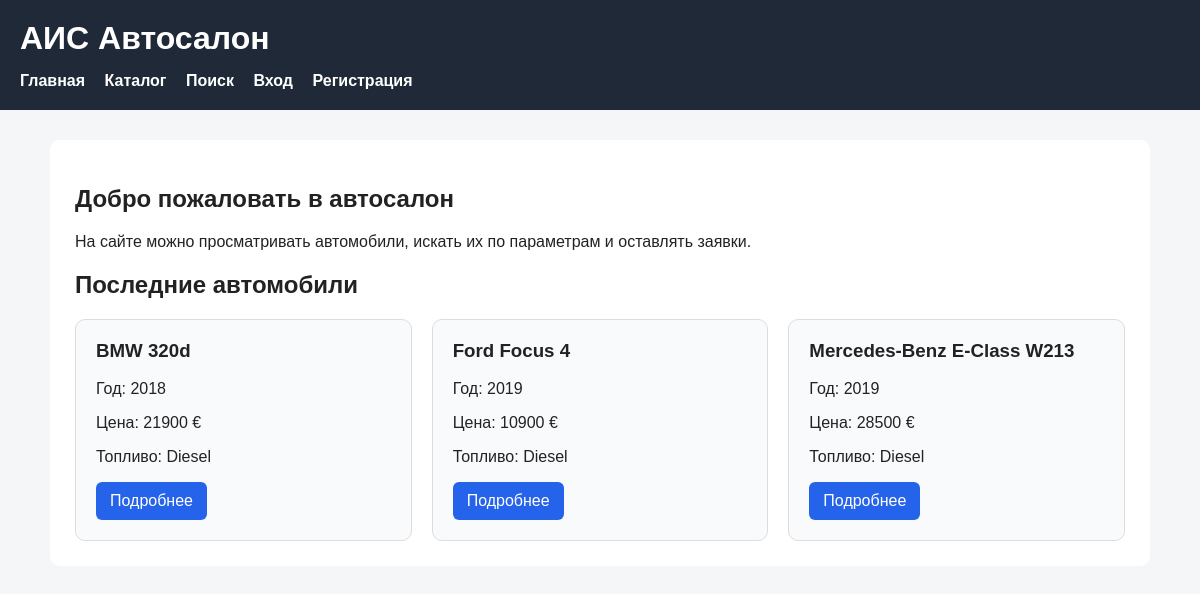
The page / on the database its author committed.
### tables this page shows
CREATE TABLE cars (
    id INTEGER PRIMARY KEY AUTOINCREMENT,
    brand TEXT NOT NULL,
    model TEXT NOT NULL,
    year INTEGER NOT NULL,
    price REAL NOT NULL,
    fuel_type TEXT NOT NULL,
    transmission TEXT NOT NULL,
    description TEXT NOT NULL,
    created_at TEXT NOT NULL
);

### src/auth.php (called while the page is built, shortened)
<?php
function isLoggedIn(): bool
{
    return isset($_SESSION['user']);
}
function e(string $text): string
{
    return htmlspecialchars($text, ENT_QUOTES, 'UTF-8');
}

### index.php (the view, shortened to what this page needs)
<?php
require_once __DIR__ . '/src/auth.php';
$pdo = getDb();
$stmt = $pdo->query("SELECT * FROM cars ORDER BY id DESC LIMIT 3");
$cars = $stmt->fetchAll(PDO::FETCH_ASSOC);
?>
<!DOCTYPE html>
<html lang="ru">
<head>
    <link rel="stylesheet" href="css/style.css">
</head>
<body>
<header>
    <h1>АИС Автосалон</h1>
    <nav>
        <a href="index.php">Главная</a>
        <a href="catalog.php">Каталог</a>
        <a href="search.php">Поиск</a>
        <?php if (isLoggedIn()): ?>
            <a href="profile.php">Профиль</a>
            <?php if (isAdmin()): ?>
                <a href="admin/index.php">Админ-панель</a>
            <?php endif; ?>
            <a href="logout.php">Выход</a>
        <?php else: ?>
            <a href="login.php">Вход</a>
            <a href="register.php">Регистрация</a>
        <?php endif; ?>
    </nav>
</header>
<main>
    <h2>Добро пожаловать в автосалон</h2>
    <p>На сайте можно просматривать автомобили, искать их по параметрам и оставлять заявки.</p>
    <h2>Последние автомобили</h2>
    <div class="cards">
        <?php foreach ($cars as $car): ?>
            <div class="card">
                <h3><?= e($car['brand']) ?> <?= e($car['model']) ?></h3>
                <p>Год: <?= e($car['year']) ?></p>
                <p>Цена: <?= e($car['price']) ?> €</p>
                <p>Топливо: <?= e($car['fuel_type']) ?></p>
                <a href="car.php?id=<?= $car['id'] ?>">Подробнее</a>
            </div>
        <?php endforeach; ?>
    </div>
</main>
</body>
</html>

### css/style.css (style rules this page uses)
* { box-sizing: border-box; }
body { font-family: Arial, sans-serif; margin: 0; background: #f4f6f8; color: #222; }
header { background: #1f2937; color: white; padding: 20px; }
header h1 { margin: 0 0 15px 0; }
nav a { color: white; text-decoration: none; margin-right: 15px; font-weight: bold; }
main { max-width: 1100px; margin: 30px auto; background: white; padding: 25px; border-radius: 10px; }
.cards { display: grid; grid-template-columns: repeat(auto-fit, minmax(230px, 1fr)); gap: 20px; }
.card { background: #f9fafb; border: 1px solid #ddd; border-radius: 10px; padding: 20px; }
.card h3 { margin-top: 0; }
.card a, button { display: inline-block; background: #2563eb; color: white; padding: 10px 14px; border-radius: 6px; text-decoration: none; border: none; cursor: pointer; }

### rows shown on the page
cars: brand "BMW", model "320d", year "2018", price "21900", fuel_type "Diesel"
cars: brand "Ford", model "Focus 4", year "2019", price "10900", fuel_type "Diesel"
cars: brand "Mercedes-Benz", model "E-Class W213", year "2019", price "28500", fuel_type "Diesel"
